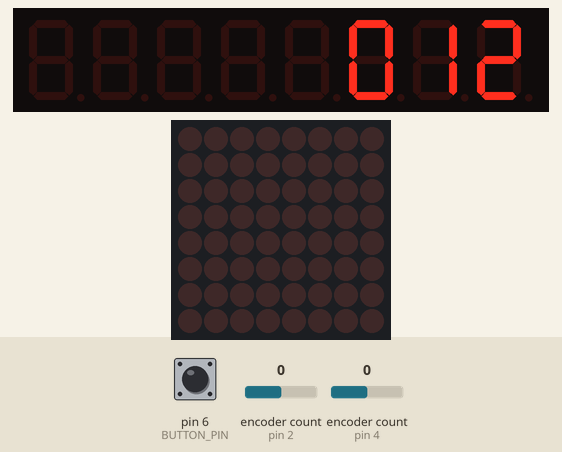
The sketch below on a simulated Arduino Uno, built with avr-gcc and run on an emulated ATmega328P. On the bench: 8-digit seven-segment display, 8×8 LED matrix. The inputs (shaded band) are chosen by the test bench; at power-on: pin 6 (BUTTON_PIN) HIGH, encoder count (sensors on pin 2, pin 4) 0. Random numbers use the default seed unless the sketch sets one.

Above: at 1.2 s.
1.3 s: pin 6 (BUTTON_PIN) pulled LOW for 0.15 s
At 2.7 s:
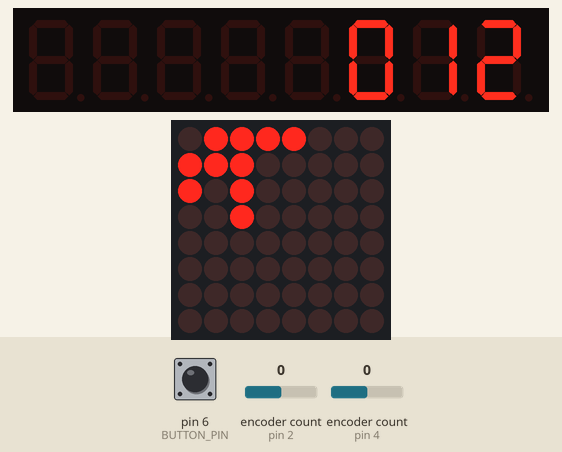
3.0 s: pin 6 (BUTTON_PIN) pulled LOW for 1 s
At 3.7 s:
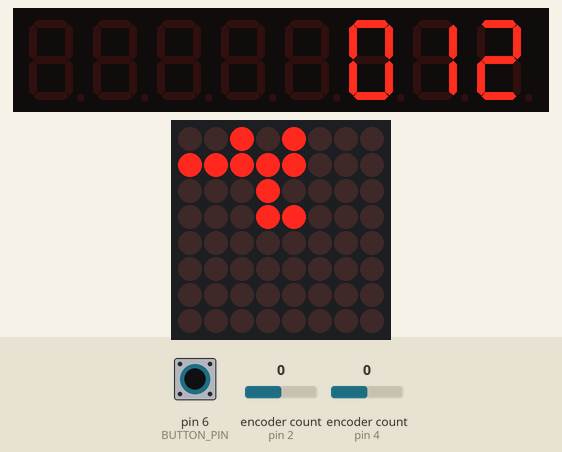
5.5 s: pin 6 (BUTTON_PIN) pulled LOW for 0.15 s
At 6.5 s:
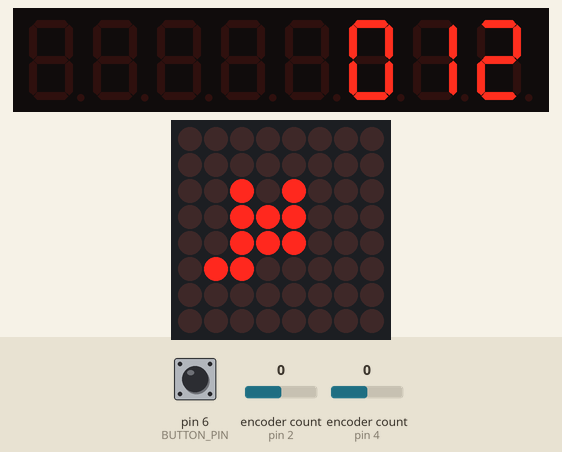
7.1 s: encoder count (sensor on pin 2) set to 4
At 7.7 s:
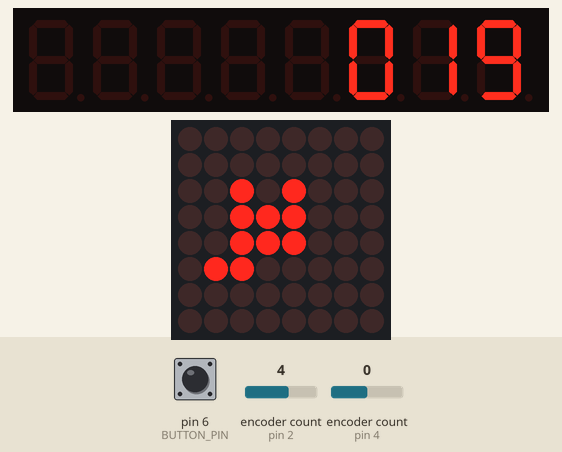
8.6 s: pin 6 (BUTTON_PIN) pulled LOW for 3.2 s
At 10.1 s:
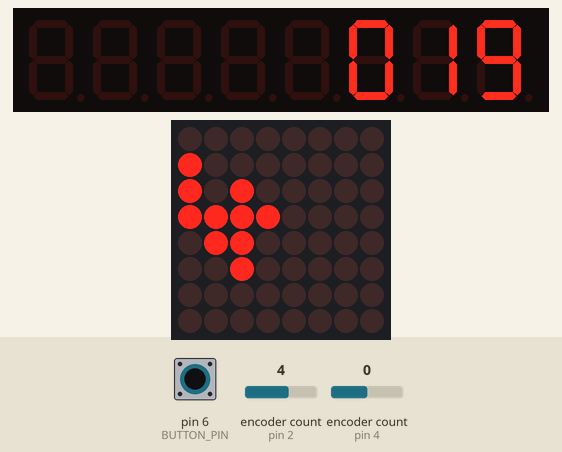
13.3 s: pin 6 (BUTTON_PIN) pulled LOW for 0.15 s
At 14.9 s:
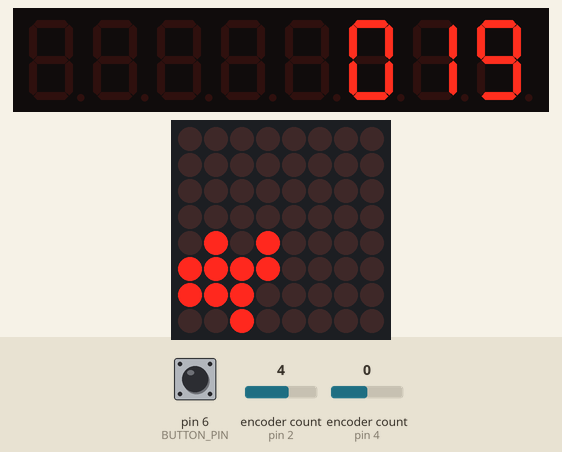
Timing chart, 0 to 16.0 s (numbered marks = the images above; inputs shaded):
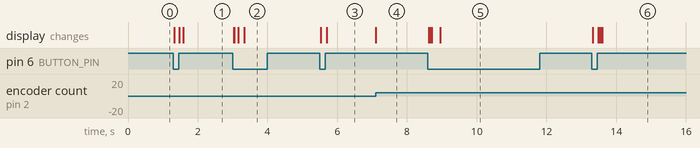

The sketch:

7seg_display_squakus.ino
```cpp
#include <LedControl.h>
#include <Encoder.h>

// Pins for SPI communication
int DIN = 8;
int CLK = 10;

// Chip Select pins
int CS_MATRIX = 9; // For 8x8 LED matrix
int CS_7SEG = 7;   // For 7-segment displays

// Rotary encoder pins for spikeyness and block count
#define ENCODER_SPIKEYNESS_A 2
#define ENCODER_SPIKEYNESS_B 3
#define ENCODER_BLOCK_A 4
#define ENCODER_BLOCK_B 5

Encoder spikeynessEncoder(ENCODER_SPIKEYNESS_A, ENCODER_SPIKEYNESS_B);
Encoder blockEncoder(ENCODER_BLOCK_A, ENCODER_BLOCK_B);

int BUTTON_PIN = 6;

int LED_Matrix[64];

LedControl lcMatrix(DIN, CLK, CS_MATRIX, 1); // Control for 8x8 LED matrix
LedControl lc7Seg(DIN, CLK, CS_7SEG, 1);     // Control for 7-segment displays

int spikeyness = 5; // Initial spikeyness
int max_size = 20;  // Initial block count

void setup() {
  // Initialize 8x8 LED matrix
  lcMatrix.shutdown(0, false);
  lcMatrix.setIntensity(0, 1);
  lcMatrix.clearDisplay(0);

  // Initialize 7-segment displays
  lc7Seg.shutdown(0, false);
  lc7Seg.setIntensity(0, 1);
  lc7Seg.clearDisplay(0);

  pinMode(BUTTON_PIN, INPUT_PULLUP);

  randomSeed(analogRead(0));

  spikeynessEncoder.write(spikeyness);
  blockEncoder.write(max_size);
}

void loop() {
  // Read spikeyness encoder
  int newSpikeyness = constrain(spikeynessEncoder.read() / 2, 0, 9);
  if (newSpikeyness != spikeyness) {
    spikeyness = newSpikeyness;
    update7SegDisplay(0, spikeyness);
  }

  // Read block count encoder
  int newMaxSize = constrain(blockEncoder.read() / 2, 10, 40);
  if (newMaxSize != max_size) {
    max_size = newMaxSize;
    update7SegDisplay(1, max_size / 10); // Tens place
    update7SegDisplay(2, max_size % 10); // Units place
  }

  // Button press to generate and display the board
  if (digitalRead(BUTTON_PIN) == LOW) {
    generateBoard(spikeyness, max_size);
    displayBoard();
    while (digitalRead(BUTTON_PIN) == LOW); // Wait for button release
    delay(500);
  }
}

void update7SegDisplay(int digit, int value) {
  // Update specific digit on the 7-segment display
  lc7Seg.setDigit(0, digit, value, false);
}

void generateBoard(int spikeyness, int max_size) {
  memset(LED_Matrix, 0, sizeof(LED_Matrix));

  int current_size = 0;
  int random_initiate = random(0, 63);
  LED_Matrix[random_initiate] = 1;

  while (current_size < max_size) {
    int random_choice = random(0, 63);
    int random_below = random_choice - 8;
    int random_above = random_choice + 8;
    int random_left = (random_choice % 8 == 0) ? -1 : random_choice - 1;
    int random_right = (random_choice % 8 == 7) ? -1 : random_choice + 1;

    int adjacent = 0;

    if (random_below >= 0 && random_below < 64 && random_choice % 8 == random_below % 8) {
      if (LED_Matrix[random_below] == 1) {
        adjacent += 1;
      }
    }

    if (random_above >= 0 && random_above < 64 && random_choice % 8 == random_above % 8) {
      if (LED_Matrix[random_above] == 1) {
        adjacent += 1;
      }
    }

    if (random_left >= 0 && random_left < 64) {
      if (LED_Matrix[random_left] == 1) {
        adjacent += 1;
      }
    }

    if (random_right >= 0 && random_right < 64) {
      if (LED_Matrix[random_right] == 1) {
        adjacent += 1;
      }
    }

    if (adjacent > 0) {
      if (adjacent > 1) {
        if (adjacent == 3) {
          int random_value = random(0, 10);
          if (random_value > spikeyness * 1) {
            LED_Matrix[random_choice] = 1;
          }
        }

        if (adjacent == 2) {
          int random_value = random(0, 10);
          if (random_value > spikeyness * 0.75) {
            LED_Matrix[random_choice] = 1;
          }
        }

        if (adjacent == 4) {
          int random_value = random(0, 10);
          if (random_value > spikeyness * 1.25) {
            LED_Matrix[random_choice] = 1;
          }
        }

        current_size = 0;
        for (int i = 0; i < 64; i++) {
          current_size += LED_Matrix[i];
        }

        displayBoard();
      } else {
        LED_Matrix[random_choice] = 1;
        current_size = 0;
        for (int i = 0; i < 64; i++) {
          current_size += LED_Matrix[i];
        }

        delay(25);
        displayBoard();
      }
    }
  }
}

void displayBoard() {
  for (int i = 0; i < 8; i++) {
    byte rowData = 0;
    for (int j = 0; j < 8; j++) {
      rowData |= (LED_Matrix[i * 8 + j] << j);
    }
    lcMatrix.setRow(0, i, rowData);
  }
}
```

Measured:
- after the input at 1.3 s, the display: first changes at once (image 1 shows a later state)
- after the input at 3.0 s, the display: first changes at once (image 2 shows a later state)
- after the input at 5.5 s, the display: first changes at once (image 3 shows a later state)
- after the input at 7.1 s, the display: first changes at once (image 4 shows a later state)
- after the input at 8.6 s, the display: first changes at once (image 5 shows a later state)
- after the input at 13.3 s, the display: first changes at once (image 6 shows a later state)
